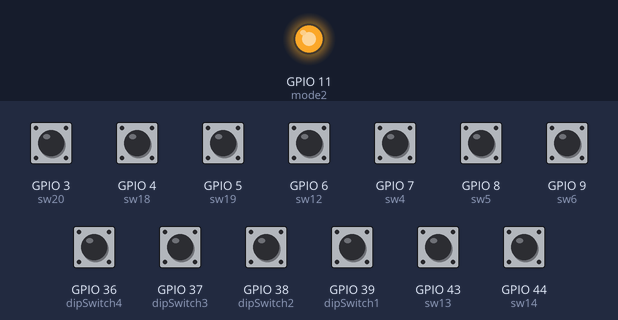
A sketch run on a simulated ESP32. On the bench: output pins drawn as LEDs (lit = HIGH). Inputs (shaded band) come from the test bench; at power-on: GPIO 37 (dipSwitch3), GPIO 38 (dipSwitch2), GPIO 39 (dipSwitch1) HIGH, GPIO 3 (sw20), GPIO 4 (sw18), GPIO 5 (sw19), GPIO 6 (sw12), GPIO 7 (sw4), GPIO 8 (sw5), GPIO 9 (sw6), GPIO 36 (dipSwitch4), GPIO 43 (sw13), GPIO 44 (sw14) LOW. What the sketch prints to the serial monitor is not drawn.

Above: at 4.2 s.
4.3 s: GPIO 38 (dipSwitch2) pulled LOW for 0.15 s
At 4.9 s:
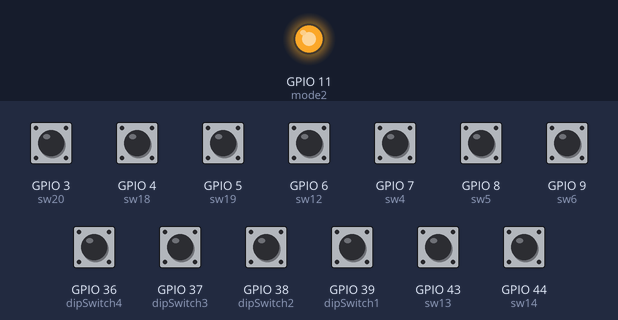
5.9 s: GPIO 36 (dipSwitch4) pulled HIGH for 0.15 s
At 7.2 s:
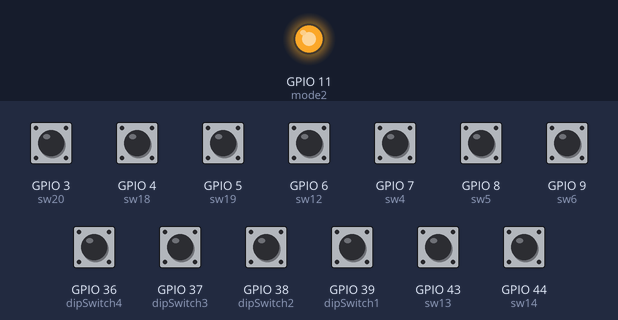
7.5 s: GPIO 38 (dipSwitch2) pulled LOW for 1 s
At 8.3 s:
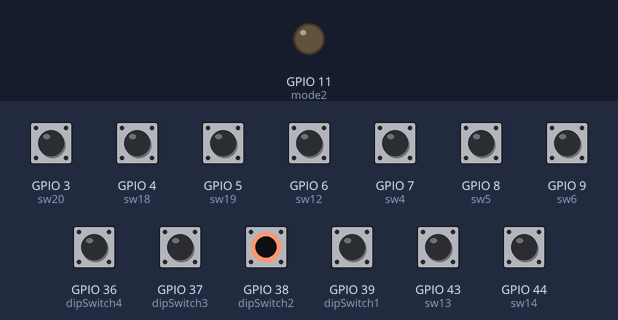
Timing chart, 0 to 26.9 s (numbered marks = the images above; inputs shaded):
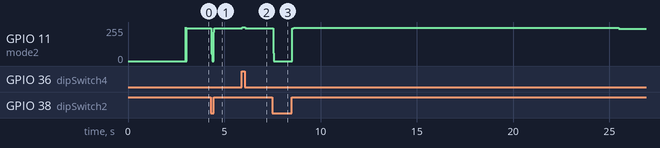

The sketch:

hotKeyBoard.ino
```cpp
const int BlueLEDbulitIn = 24;
const int RedLEDbulitIn = 22;
const int dipSwitch4 = A0;
const int dipSwitch3 = A1;
const int dipSwitch2 = A2;
const int dipSwitch1 = A3;
const int mode2 = 11;
const int mode1 = 12;
const int sw20 = D2;
const int sw18 = D3;
const int sw19 = D4;
const int sw12 = D5;
const int sw13 = D6;
const int sw14 = D7;
const int sw4 = D8;
const int sw5 = D9;
const int sw6 = D10;

boolean canPressKey1 = true;
boolean canPressKey2 = true;
boolean canPressKey3 = true;
boolean canPressKey4 = true;
boolean canPressKey5 = true;
boolean canPressKey6 = true;
boolean canPressKey7 = true;
boolean canPressKey8 = true;
boolean canPressKey9 = true;

boolean dipSW4 = false;
boolean dipSW3 = false;
boolean dipSW2 = false;
boolean dipSW1 = false;

int addOn = 0;

const int sw1Num = 1;
const int sw2Num = 2;
const int sw3Num = 3;
const int sw4Num = 4;
const int sw5Num = 5;
const int sw6Num = 6;
const int sw7Num = 7;
const int sw8Num = 8;
const int sw9Num = 9;

void setup()
{
  pinMode(dipSwitch4, INPUT);

  digitalWrite(dipSwitch4, LOW);

  pinMode(mode2, OUTPUT);

  pinMode(sw20, INPUT);

  Serial.begin(9600);
  delay(3000);
  Serial.print("Starting up arduino nano 33 BLE with the hot key program\n");

}

void loop()
{
  if(digitalRead(dipSwitch4) == HIGH)
  {
    digitalWrite(mode2, HIGH);
    dipSW4 = true;
    addOn = 0;
  }
  else{
    digitalWrite(mode2, LOW);
    dipSW4 = false;
  }

  if(digitalRead(dipSwitch3) == LOW)
  {
    digitalWrite(mode1, LOW);
    dipSW3 = true;
    addOn = 9;
  }
  else {
    dipSW3 = false;
    digitalWrite(mode1, HIGH);
  }

  if(digitalRead(dipSwitch2) == LOW)
  {
    dipSW2 = true;
    digitalWrite(mode1, LOW);
    digitalWrite(mode2, LOW);
    addOn = 18;
  }
  else{
    dipSW2 = false;
    digitalWrite(mode1, HIGH);
    digitalWrite(mode2, HIGH);
  }

  if(digitalRead(dipSwitch1) == LOW)
  {
    dipSW1 = true;
    digitalWrite(RedLEDbulitIn, LOW);
  }
  else{
    dipSW1 = false;
    digitalWrite(RedLEDbulitIn, HIGH);
  }

  if(!dipSW1){


  if(digitalRead(sw20) == LOW){
    digitalWrite(BlueLEDbulitIn, LOW);
    if(canPressKey1){
      Serial.print(sw1Num + addOn);
      Serial.print("\n");
      canPressKey1 = false;
    }
  }else{
   digitalWrite(BlueLEDbulitIn, HIGH);
   if(!canPressKey1){
    canPressKey1 = true;
   }
  }
  if(digitalRead(sw18) == LOW){
    digitalWrite(BlueLEDbulitIn, LOW);
    if(canPressKey2){
      Serial.print(sw2Num + addOn);
      Serial.print("\n");
      canPressKey2 = false;
    }
  }else{
   digitalWrite(BlueLEDbulitIn, HIGH);
   if(!canPressKey2){
    canPressKey2 = true;
   }
  }
  if(digitalRead(sw19) == LOW){
    digitalWrite(BlueLEDbulitIn, LOW);
    if(canPressKey3){
      Serial.print(sw3Num + addOn);
      Serial.print("\n");
      canPressKey3 = false;
    }
  }else{
   digitalWrite(BlueLEDbulitIn, HIGH);
   if(!canPressKey3){
    canPressKey3 = true;
   }
  }
  if(digitalRead(sw12) == LOW){
    digitalWrite(BlueLEDbulitIn, LOW);
    if(canPressKey4){
      Serial.print(sw4Num + addOn);
      Serial.print("\n");
      canPressKey4 = false;
    }
  }else{
   digitalWrite(BlueLEDbulitIn, HIGH);
   if(!canPressKey4){
    canPressKey4 = true;
   }
  }
  if(digitalRead(sw13) == LOW){
    digitalWrite(BlueLEDbulitIn, LOW);
    if(canPressKey5){
      Serial.print(sw5Num + addOn);
      Serial.print("\n");
      canPressKey5 = false;
    }
  }else{
   digitalWrite(BlueLEDbulitIn, HIGH);
   if(!canPressKey5){
    canPressKey5 = true;
   }
  }
  if(digitalRead(sw14) == LOW){
    digitalWrite(BlueLEDbulitIn, LOW);
    if(canPressKey6){
      Serial.print(sw6Num + addOn);
      Serial.print("\n");
      canPressKey6 = false;
    }
  }else{
   digitalWrite(BlueLEDbulitIn, HIGH);
   if(!canPressKey6){
    canPressKey6 = true;
   }
  }
  if(digitalRead(sw4) == LOW){
    digitalWrite(BlueLEDbulitIn, LOW);
    if(canPressKey7){
      Serial.print(sw7Num + addOn);
      Serial.print("\n");
      canPressKey7 = false;
    }
  }else{
   digitalWrite(BlueLEDbulitIn, HIGH);
   if(!canPressKey7){
    canPressKey7 = true;
   }
  }
  if(digitalRead(sw5) == LOW){
    digitalWrite(BlueLEDbulitIn, LOW);
    if(canPressKey8){
      Serial.print(sw8Num + addOn);
      Serial.print("\n");
      canPressKey8 = false;
    }
  }else{
   digitalWrite(BlueLEDbulitIn, HIGH);
   if(!canPressKey8){
    canPressKey8 = true;
   }
  }
  if(digitalRead(sw6) == LOW){
    digitalWrite(BlueLEDbulitIn, LOW);
    if(canPressKey9){
      Serial.print(sw9Num + addOn);
      Serial.print("\n");
      canPressKey9 = false;
    }
  }else{
   digitalWrite(BlueLEDbulitIn, HIGH);
   if(!canPressKey9){
    canPressKey9 = true;
   }
  }

  }

}
```

Measured:
- after the input at 4.3 s, GPIO 11 (mode2): 246/255 → 0/255 at once, → 246/255 0.12 s later
- after the input at 5.9 s, GPIO 11 (mode2): 246/255 → 255/255 at once, → 246/255 0.16 s later
